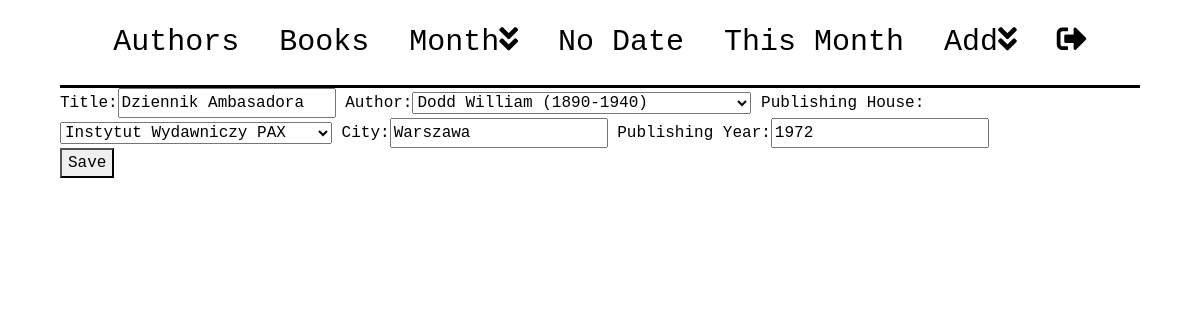
The page /editBook/2 (signed in) on the database its author committed.
### Quote/models.py (models this page shows, shortened)
class Book(models.Model):
    title=models.CharField(max_length=100, verbose_name=u"Title:")
    author=models.ForeignKey(Author, null=True, on_delete=models.CASCADE, verbose_name=u"Author:")
    pubHouse=models.ForeignKey(PubHouse, null=True, on_delete=models.CASCADE, verbose_name=u"publishing House:")
    city=models.CharField(max_length=100, null=True, verbose_name=u"City:")
    pubYear=models.IntegerField(default=0000, blank=False, null=False, verbose_name=u"Publishing Year:")
    class Meta:
        unique_together = ('title', 'author')
        ordering = ['title']

### Quote/views.py (the view)
# urls.py: path('editBook/<int:id>', EditBook, name='editBook'),
@login_required
def EditBook(request, id):
    book=get_object_or_404(Book, pk=id)
    form=BookForm(request.POST or None, request.FILES or None, instance=book)
    if form.is_valid():
        form.save()
        return redirect(StartView)
    obj={
        'form':form,
    }
    return render(request, 'form.html', obj)

### Quote/forms.py
class BookForm(ModelForm):
    class Meta:
        model=Book
        exclude=[]

### Quote/models.py (called while the page is built)
    def __str__(self):
        return self.houseName

    def __str__(self):
        return self.surname + ' ' + self.name + ' (' + str(self.birth) + '-' + str(self.death) + ')'

### templates/form.html (shortened to what this page needs)
<!DOCTYPE html>
{%extends 'main.html'%}
{% load bootstrap %}
{% block body %}
<form method="POST" enctype="multipart/form-data">
  {{form|bootstrap_horizontal}}
  <br>
  <button type="submit">Save</button>
  <br>
  <h2> </h2>
  <br>
</form>
{% endblock %}

### static/static.css (style rules this page uses)
body { margin-left: 5%; margin-right: 5%; color: black; font-family: Courier New; }
h2 { color: black; padding: 20px; text-align: center; font-size: 25px; font-weight: 700; }

### rows shown on the page
Book: title "Dziennik Ambasadora", author "Dodd William (1890-1940)", pubHouse "Instytut Wydawniczy PAX", city "Warszawa", pubYear "1972"
